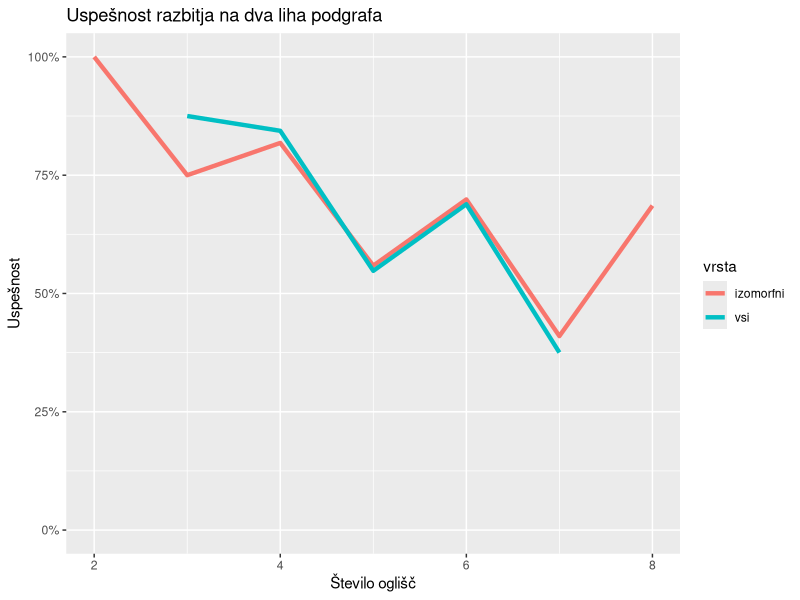

Here is the R script that generated this plot:
library(tidyverse)
Sys.setlocale(category = "LC_ALL", locale = "Slovenian")

small_graphs_isom <- read_csv(
  "small_graphs.csv",
  col_types = cols(
    .default = col_integer(),
    percentage = col_double(),
    time = col_double()
  )
)
small_graphs <- read_csv(
  "small_graphs_isomorphic.csv",
  col_types = cols(
    .default = col_integer(),
    percentage = col_double(),
    time = col_double()
  )
)
graphs <- rbind(small_graphs, small_graphs_isom)
graphs$vrsta <- 1
graphs$vrsta[1:nrow(small_graphs)] <- 0
graphs$vrsta <- factor(graphs$vrsta)

p1 <- ggplot(graphs, aes(x=n, color = vrsta)) +
  geom_line(size=1.5, aes(y = percentage / 100)) +
  scale_y_continuous(labels = scales::percent, limits = c(0, 1)) +
  scale_color_hue(labels = c("izomorfni", "vsi")) +
  labs(title="Uspešnost razbitja na dva liha podgrafa", x="Število oglišč", y="Uspešnost")
print(p1)

p2 <- ggplot(small_graphs_isom, aes(x=n)) +
  geom_line(aes(y = all, colour="vsi primeri")) +
  geom_line(aes(y = decomposable, colour="uspešni primeri razbiti")) +
  geom_line(aes(y = time*8000, colour="čas izvajanja")) +
  scale_y_continuous("Število primerov", sec.axis = sec_axis(~ . / 8000, name = "Čas [s]")) +
  labs(title="Število primerov", x="Število oglišč") +
  theme(legend.title = element_blank())
#print(p2)





